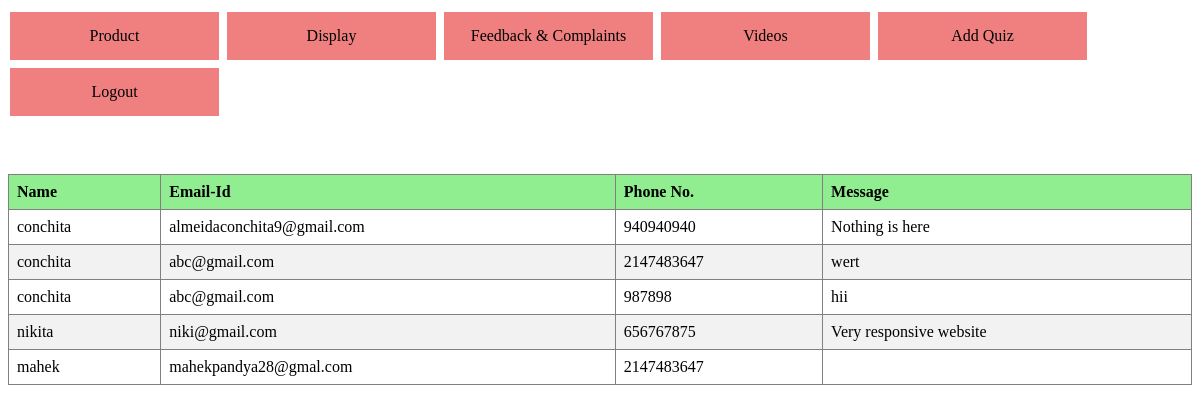
/admin/complaints.php (signed in), run on the app's committed database.
### tables this page shows
CREATE TABLE `contact_us` (
  `id` int(11) NOT NULL,
  `name` varchar(30) NOT NULL,
  `email` varchar(40) NOT NULL,
  `phone` int(20) NOT NULL,
  `message` varchar(90) NOT NULL
);

### admin/complaints.php (the view, shortened to what this page needs)
<?php
include("connect.php");
if(isset($_SESSION['admin_login']))
{
  $sql1= "select * from contact_us ";
    $result1=mysqli_query($db,$sql1);
    require_once('adminheader.php');
?>
<!DOCTYPE html>
<html>
<head>
</head>
<body>
<br><br><br><br>
<table id="example" border="1%" class="table table-striped table-bordered" style="width:100%" >
<thead>
<tr>
<th><strong>Name</strong></th>
<th><strong>Email-Id</strong></th>
<th><strong>Phone No.</strong></th>
<th><strong>Message</strong></th>
</tr>
</thead>
<tbody>
<?php
while($row = mysqli_fetch_assoc($result1)){
    ?>
  <tr><td align="center"><?php echo $row['name']; ?> </td>
<td align="center"> <?php echo $row['email']; ?></td>
<td align="center"> <?php echo $row['phone']; ?></td>
<td align="center"> <?php echo $row['message']; ?></td>
</tr>
      <?php
}
?>
</body>
</html>
      <?php
}
else
{
   header("location: adminlogin.php");
}
?>

### admin/complaints.php (style rules this page uses)
table { border-collapse: collapse; width: 100%; }
th, td { text-align: left; padding: 8px; }
th { background-color: #90EE90; color: black; }
tr:nth-child(even) { background-color: #f2f2f2; }

### data on the page
contact_us: name "conchita", email "almeidaconchita9@gmail.com", phone "940940940", message "Nothing is here"
contact_us: name "conchita", email "abc@gmail.com", phone "2147483647", message "wert"
contact_us: name "conchita", email "abc@gmail.com", phone "987898", message "hii"
contact_us: name "nikita", email "niki@gmail.com", phone "656767875", message "Very responsive website"
contact_us: name "mahek", email "mahekpandya28@gmal.com", phone "2147483647"
